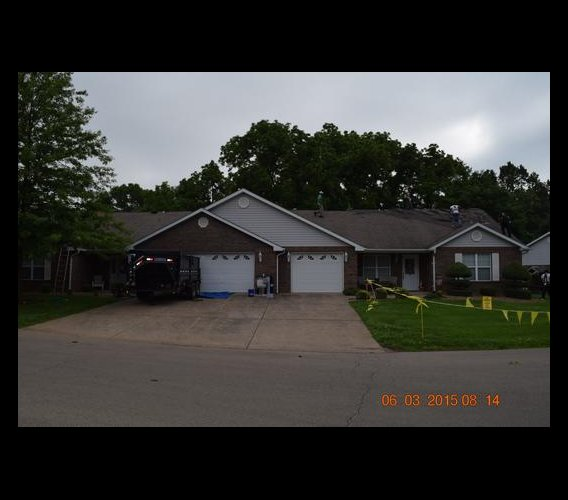
#> input picture images/commercial/redimensionadas2.jpg, 568 x 500 px
$ python -i 'galerias y subcarpetas.py'   (imports and definitions only)
#> lines starting #> are read from the running program, lines starting #| are printed output that depends on the picture
import os
from PIL import Image, ExifTags
from bs4 import BeautifulSoup

def corregir_orientacion(imagen):
    try:
        for orientation in ExifTags.TAGS.keys():
            if ExifTags.TAGS[orientation] == 'Orientation':
                break
        exif = dict(imagen._getexif().items())
        if exif[orientation] == 3:
            imagen = imagen.rotate(180, expand=True)
        elif exif[orientation] == 6:
            imagen = imagen.rotate(270, expand=True)
        elif exif[orientation] == 8:
            imagen = imagen.rotate(90, expand=True)
    except (AttributeError, KeyError, IndexError):
        # No se encuentra información EXIF
        pass
    return imagen

# [88 lines left out: functions redimensionar_y_ocupar_espacio, redimensionar_imagenes, procesar_html, main, not called in this run]

# [2 lines not run here, left out]

>>> import cv2
>>> picture = cv2.imread('images/commercial/redimensionadas2.jpg', cv2.IMREAD_GRAYSCALE)
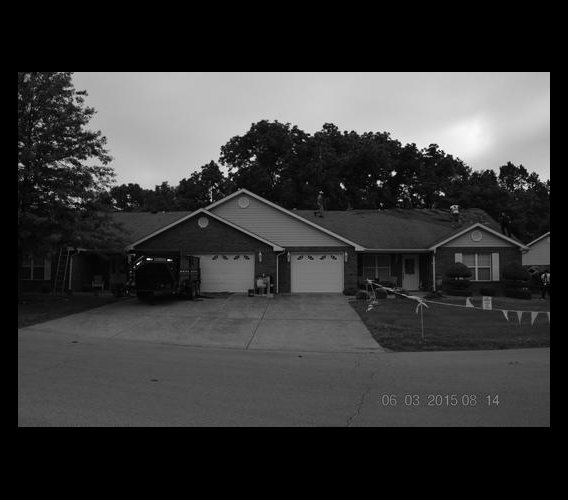
#> picture: shape (500, 568); min 0, max 255, mean 55.3
>>> result = corregir_orientacion(picture)

$ run again, on images/commercial/Ashbrook HOA.jpg
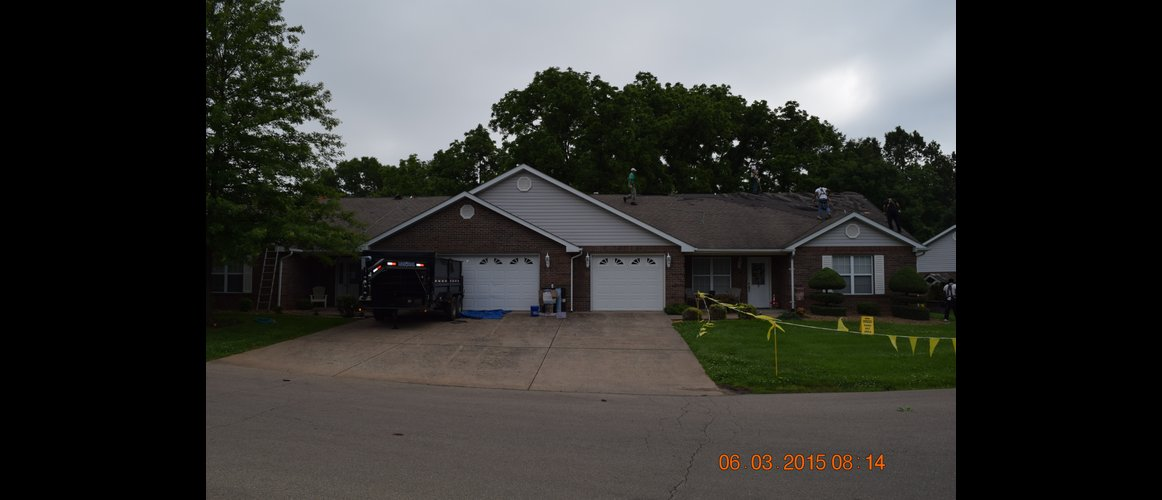
#> input picture images/commercial/Ashbrook HOA.jpg, 1162 x 500 px
#> `picture = cv2.imread('images/commercial/redimensionadas2.jpg', cv2.IMR..`:
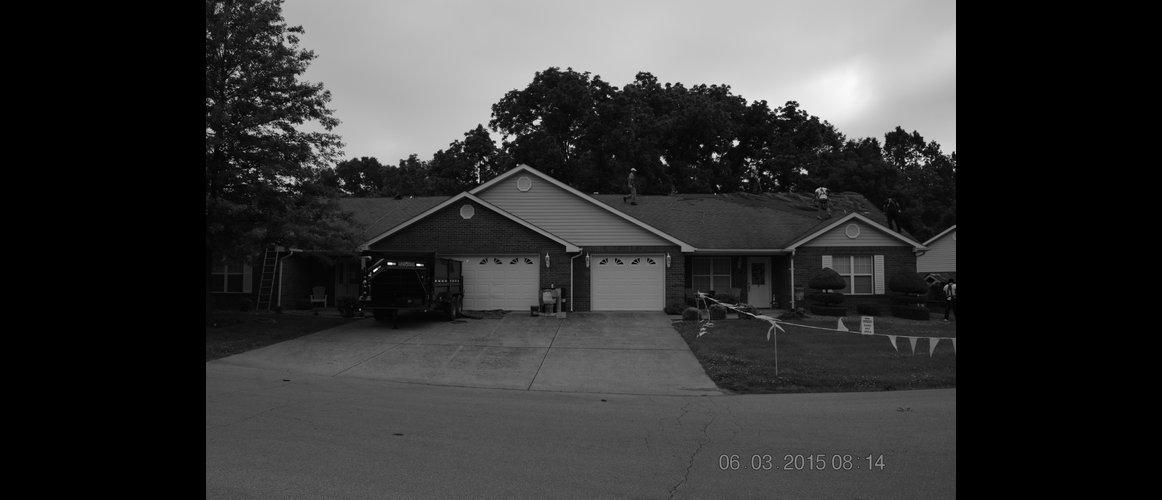
#> picture: shape (500, 1162); min 0, max 255, mean 53.7

$ run again, on images/commercial/Discount Depot.jpg
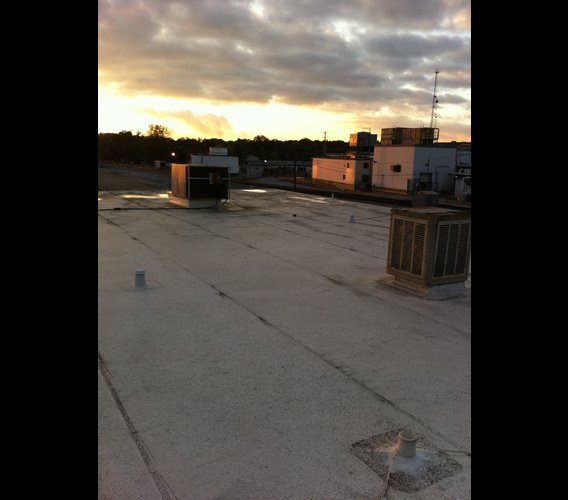
#> input picture images/commercial/Discount Depot.jpg, 568 x 500 px
#> `picture = cv2.imread('images/commercial/redimensionadas2.jpg', cv2.IMR..`:
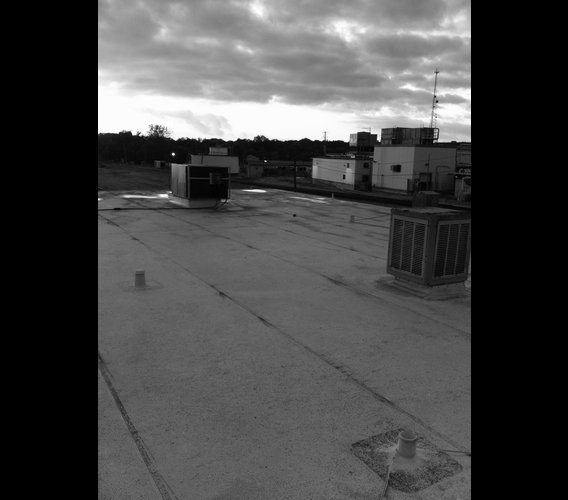
#> picture: shape (500, 568); min 0, max 255, mean 70.3

$ run again, on images/commercial/Fairway Grocery.jpg
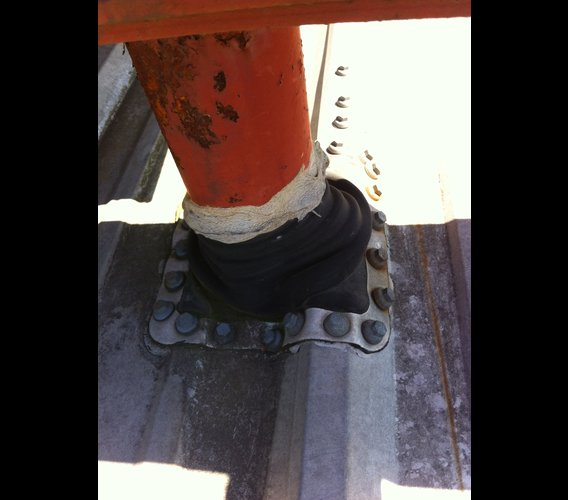
#> input picture images/commercial/Fairway Grocery.jpg, 568 x 500 px
#> `picture = cv2.imread('images/commercial/redimensionadas2.jpg', cv2.IMR..`:
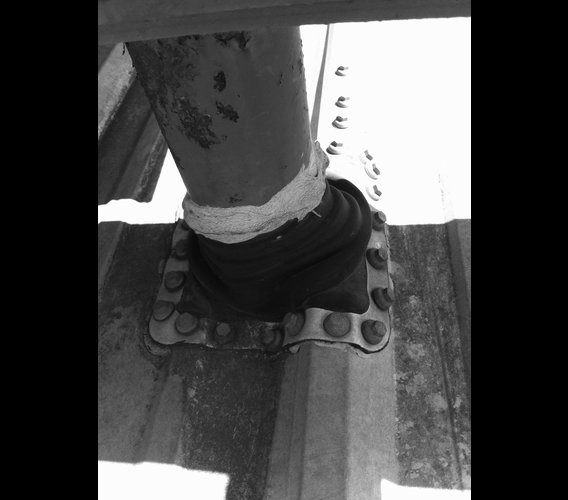
#> picture: shape (500, 568); min 0, max 255, mean 70.7
